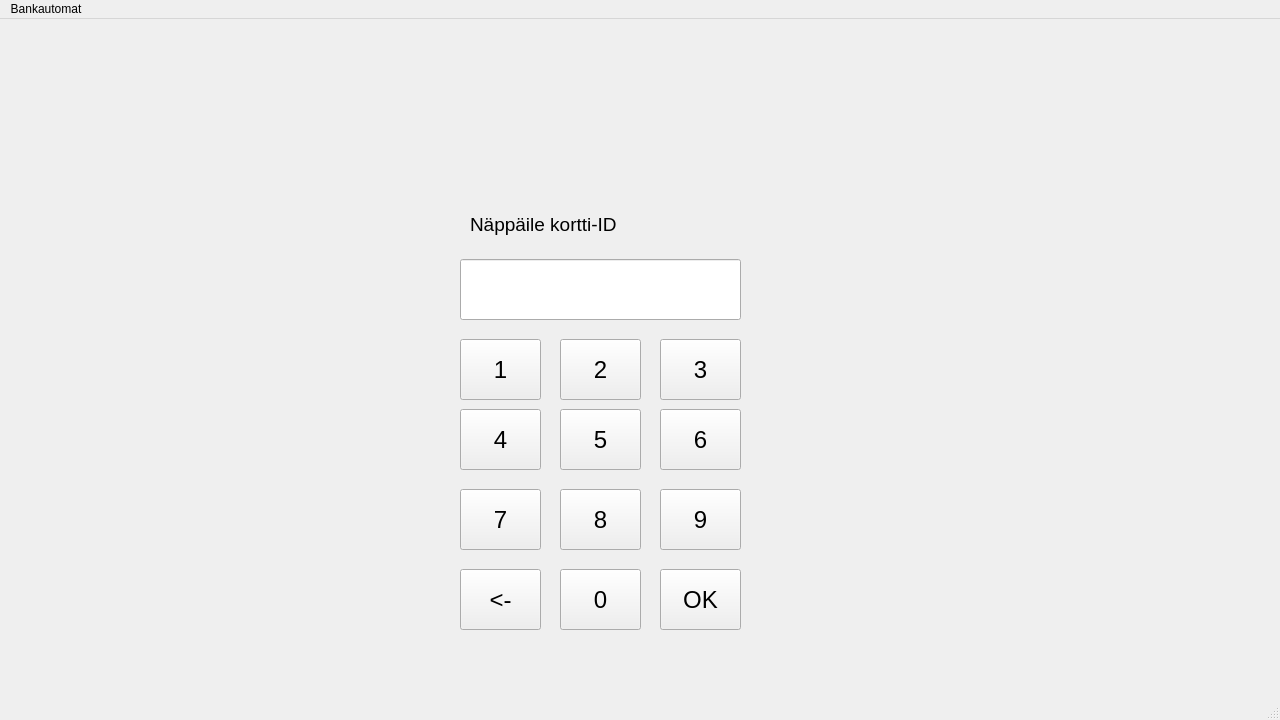
<?xml version="1.0" encoding="UTF-8"?>
<ui version="4.0">
 <class>MainWindow</class>
 <widget class="QMainWindow" name="MainWindow">
  <property name="geometry">
   <rect>
    <x>0</x>
    <y>0</y>
    <width>1280</width>
    <height>720</height>
   </rect>
  </property>
  <property name="sizePolicy">
   <sizepolicy hsizetype="Preferred" vsizetype="Preferred">
    <horstretch>0</horstretch>
    <verstretch>0</verstretch>
   </sizepolicy>
  </property>
  <property name="windowTitle">
   <string>MainWindow</string>
  </property>
  <widget class="QWidget" name="centralwidget">
   <widget class="QLineEdit" name="lineCardnumber">
    <property name="geometry">
     <rect>
      <x>460</x>
      <y>240</y>
      <width>281</width>
      <height>61</height>
     </rect>
    </property>
    <property name="sizePolicy">
     <sizepolicy hsizetype="Fixed" vsizetype="Fixed">
      <horstretch>0</horstretch>
      <verstretch>0</verstretch>
     </sizepolicy>
    </property>
   </widget>
   <widget class="QPushButton" name="button02">
    <property name="geometry">
     <rect>
      <x>560</x>
      <y>320</y>
      <width>81</width>
      <height>61</height>
     </rect>
    </property>
    <property name="font">
     <font>
      <pointsize>18</pointsize>
     </font>
    </property>
    <property name="text">
     <string>2</string>
    </property>
   </widget>
   <widget class="QPushButton" name="button06">
    <property name="geometry">
     <rect>
      <x>660</x>
      <y>390</y>
      <width>81</width>
      <height>61</height>
     </rect>
    </property>
    <property name="font">
     <font>
      <pointsize>18</pointsize>
     </font>
    </property>
    <property name="text">
     <string>6</string>
    </property>
   </widget>
   <widget class="QLabel" name="labelInfo">
    <property name="geometry">
     <rect>
      <x>460</x>
      <y>630</y>
      <width>281</width>
      <height>20</height>
     </rect>
    </property>
    <property name="text">
     <string/>
    </property>
   </widget>
   <widget class="QPushButton" name="button08">
    <property name="geometry">
     <rect>
      <x>560</x>
      <y>470</y>
      <width>81</width>
      <height>61</height>
     </rect>
    </property>
    <property name="font">
     <font>
      <pointsize>18</pointsize>
     </font>
    </property>
    <property name="text">
     <string>8</string>
    </property>
   </widget>
   <widget class="QPushButton" name="buttonOk">
    <property name="geometry">
     <rect>
      <x>660</x>
      <y>550</y>
      <width>81</width>
      <height>61</height>
     </rect>
    </property>
    <property name="font">
     <font>
      <pointsize>18</pointsize>
     </font>
    </property>
    <property name="text">
     <string>OK</string>
    </property>
   </widget>
   <widget class="QPushButton" name="button07">
    <property name="geometry">
     <rect>
      <x>460</x>
      <y>470</y>
      <width>81</width>
      <height>61</height>
     </rect>
    </property>
    <property name="font">
     <font>
      <pointsize>18</pointsize>
     </font>
    </property>
    <property name="text">
     <string>7</string>
    </property>
   </widget>
   <widget class="QPushButton" name="button03">
    <property name="geometry">
     <rect>
      <x>660</x>
      <y>320</y>
      <width>81</width>
      <height>61</height>
     </rect>
    </property>
    <property name="font">
     <font>
      <pointsize>18</pointsize>
     </font>
    </property>
    <property name="text">
     <string>3</string>
    </property>
   </widget>
   <widget class="QPushButton" name="buttonBack">
    <property name="geometry">
     <rect>
      <x>460</x>
      <y>550</y>
      <width>81</width>
      <height>61</height>
     </rect>
    </property>
    <property name="font">
     <font>
      <pointsize>18</pointsize>
     </font>
    </property>
    <property name="text">
     <string>&lt;-</string>
    </property>
   </widget>
   <widget class="QPushButton" name="button01">
    <property name="geometry">
     <rect>
      <x>460</x>
      <y>320</y>
      <width>81</width>
      <height>61</height>
     </rect>
    </property>
    <property name="font">
     <font>
      <pointsize>18</pointsize>
     </font>
    </property>
    <property name="text">
     <string>1</string>
    </property>
   </widget>
   <widget class="QPushButton" name="button04">
    <property name="geometry">
     <rect>
      <x>460</x>
      <y>390</y>
      <width>81</width>
      <height>61</height>
     </rect>
    </property>
    <property name="font">
     <font>
      <pointsize>18</pointsize>
     </font>
    </property>
    <property name="text">
     <string>4</string>
    </property>
   </widget>
   <widget class="QPushButton" name="button05">
    <property name="geometry">
     <rect>
      <x>560</x>
      <y>390</y>
      <width>81</width>
      <height>61</height>
     </rect>
    </property>
    <property name="font">
     <font>
      <pointsize>18</pointsize>
     </font>
    </property>
    <property name="text">
     <string>5</string>
    </property>
   </widget>
   <widget class="QPushButton" name="button00">
    <property name="geometry">
     <rect>
      <x>560</x>
      <y>550</y>
      <width>81</width>
      <height>61</height>
     </rect>
    </property>
    <property name="font">
     <font>
      <pointsize>18</pointsize>
     </font>
    </property>
    <property name="text">
     <string>0</string>
    </property>
   </widget>
   <widget class="QPushButton" name="button09">
    <property name="geometry">
     <rect>
      <x>660</x>
      <y>470</y>
      <width>81</width>
      <height>61</height>
     </rect>
    </property>
    <property name="font">
     <font>
      <pointsize>18</pointsize>
     </font>
    </property>
    <property name="text">
     <string>9</string>
    </property>
   </widget>
   <widget class="QLabel" name="KorttiID">
    <property name="geometry">
     <rect>
      <x>470</x>
      <y>180</y>
      <width>151</width>
      <height>51</height>
     </rect>
    </property>
    <property name="font">
     <font>
      <pointsize>14</pointsize>
     </font>
    </property>
    <property name="text">
     <string>Näppäile kortti-ID</string>
    </property>
   </widget>
  </widget>
  <widget class="QMenuBar" name="menubar">
   <property name="geometry">
    <rect>
     <x>0</x>
     <y>0</y>
     <width>1280</width>
     <height>21</height>
    </rect>
   </property>
   <widget class="QMenu" name="menuBankautomat">
    <property name="title">
     <string>Bankautomat</string>
    </property>
   </widget>
   <addaction name="menuBankautomat"/>
  </widget>
  <widget class="QStatusBar" name="statusbar"/>
 </widget>
 <resources/>
 <connections/>
</ui>
